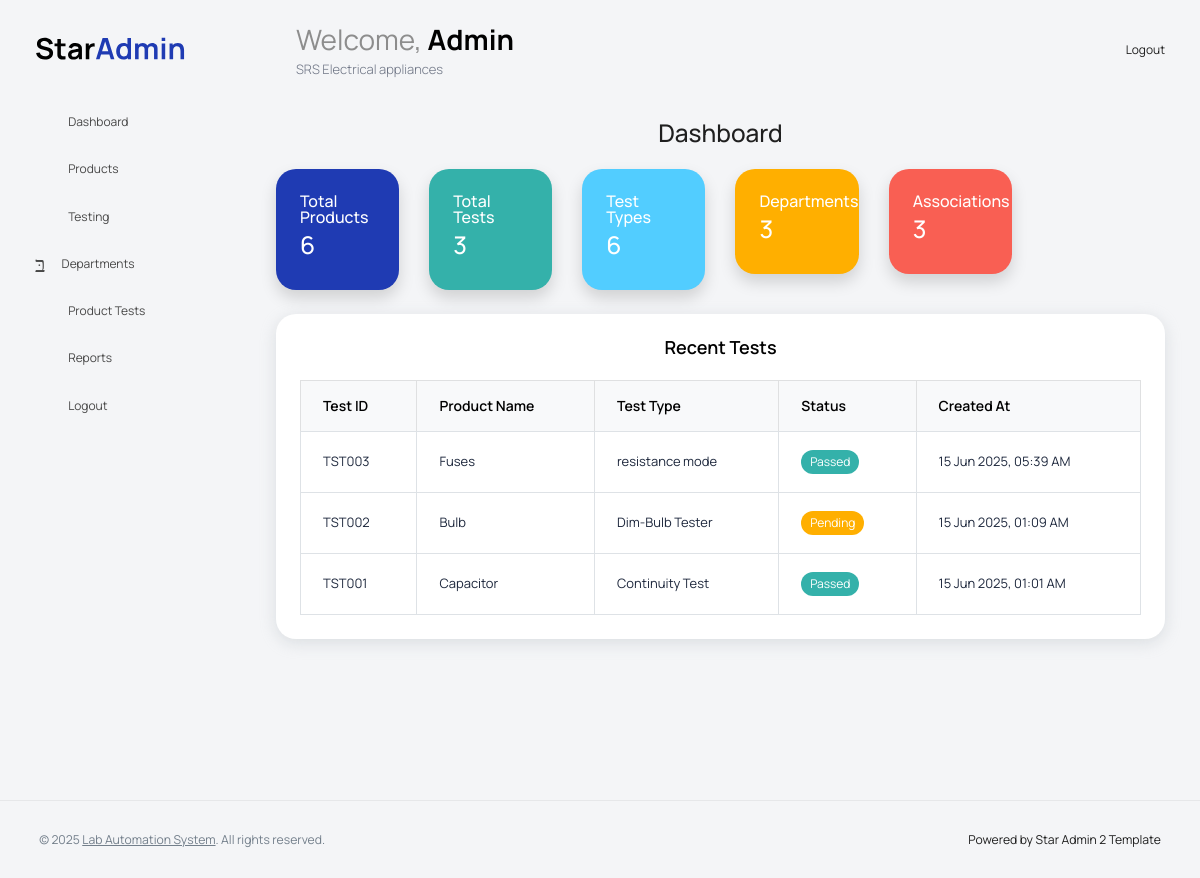
Page /dashboard.php on the committed database.
### tables this page shows
CREATE TABLE `tests` (
  `id` int(11) NOT NULL,
  `test_id` varchar(12) NOT NULL,
  `product_id` varchar(10) DEFAULT NULL,
  `test_type_id` int(11) DEFAULT NULL,
  `tested_by` varchar(100) DEFAULT NULL,
  `STATUS` enum('Passed','Failed','Pending') DEFAULT NULL,
  `remarks` text DEFAULT NULL,
  `criteria` text DEFAULT NULL,
  `observed_output` text DEFAULT NULL,
  `created_at` datetime DEFAULT current_timestamp()
);

CREATE TABLE `products` (
  `id` int(11) NOT NULL,
  `product_id` varchar(10) NOT NULL,
  `product_name` varchar(255) DEFAULT NULL,
  `revision` varchar(10) DEFAULT NULL,
  `manufacture_number` varchar(50) DEFAULT NULL,
  `created_at` datetime DEFAULT current_timestamp()
);

CREATE TABLE `test_types` (
  `id` int(11) NOT NULL,
  `test_name` varchar(100) DEFAULT NULL,
  `description` text DEFAULT NULL
);

### dashboard.php (the view, shortened to what this page needs)
<?php
include("includes/header.php");
$totalProducts = $conn->query("SELECT COUNT(*) AS total FROM products")->fetch_assoc()['total'];
$totalTests = $conn->query("SELECT COUNT(*) AS total FROM tests")->fetch_assoc()['total'];
$totalTestTypes = $conn->query("SELECT COUNT(*) AS total FROM test_types")->fetch_assoc()['total'];
$totalDepartments = $conn->query("SELECT COUNT(*) AS total FROM departments")->fetch_assoc()['total'];
$totalAssociations = $conn->query("SELECT COUNT(*) AS total FROM product_tests")->fetch_assoc()['total'];
$recentTests = $conn->query("
  SELECT t.test_id, p.product_name, tt.test_name, t.status, t.created_at
  FROM tests t
  LEFT JOIN products p ON t.product_id = p.product_id
  LEFT JOIN test_types tt ON t.test_type_id = tt.id
  ORDER BY t.created_at DESC
  LIMIT 5
");
?>
<div class="container-fluid page-body-wrapper">
  <?php include("includes/sidebar.php"); ?>
  <div class="main-panel">
    <div class="content-wrapper">
      <h3 class="mb-4 text-center">Dashboard</h3>
      <div class="row">
        <?php
        $cards = [
          ['title' => 'Total Products', 'count' => $totalProducts, 'icon' => 'box', 'color' => 'primary'],
          ['title' => 'Total Tests', 'count' => $totalTests, 'icon' => 'flask', 'color' => 'success'],
          ['title' => 'Test Types', 'count' => $totalTestTypes, 'icon' => 'clipboard-list', 'color' => 'info'],
          ['title' => 'Departments', 'count' => $totalDepartments, 'icon' => 'building', 'color' => 'warning'],
          ['title' => 'Associations', 'count' => $totalAssociations, 'icon' => 'link', 'color' => 'danger'],
        ];
        foreach ($cards as $card) :
        ?>
          <div class="col-md-4 col-xl-2 mb-4">
            <div class="card bg-<?= $card['color'] ?> text-white shadow">
              <div class="card-body">
                <div class="d-flex justify-content-between align-items-center">
                  <div>
                    <h5><?= $card['title'] ?></h5>
                    <h3><?= $card['count'] ?></h3>
                  </div>
                </div>
              </div>
            </div>
          </div>
        <?php endforeach; ?>
      </div>
      <div class="row">
        <div class="col-lg-12 grid-margin stretch-card">
          <div class="card">
            <div class="card-body">
              <h4 class="card-title text-center mb-4">Recent Tests</h4>
              <div class="table-responsive">
                <table class="table table-bordered text-dark">
                  <thead class="table-light">
                    <tr>
                      <th>Test ID</th>
                      <th>Product Name</th>
                      <th>Test Type</th>
                      <th>Status</th>
                      <th>Created At</th>
                    </tr>
                  </thead>
                  <tbody>
                    <?php if ($recentTests->num_rows > 0) : ?>
                      <?php while ($row = $recentTests->fetch_assoc()) : ?>
                        <tr>
                          <td><?= $row['test_id'] ?></td>
                          <td><?= $row['product_name'] ?></td>
                          <td><?= $row['test_name'] ?></td>
                          <td>
                            <?php
                            $badge = 'secondary';
                            if ($row['status'] === 'Passed') $badge = 'success';
                            elseif ($row['status'] === 'Failed') $badge = 'danger';
                            elseif ($row['status'] === 'Pending') $badge = 'warning';
                            ?>
                            <span class="badge bg-<?= $badge ?>"><?= $row['status'] ?></span>
                          </td>
                          <td><?= date('d M Y, h:i A', strtotime($row['created_at'])) ?></td>
                        </tr>
                      <?php endwhile; ?>
                    <?php else : ?>
                      <tr>
                        <td colspan="5" class="text-center">No recent tests found.</td>
                      </tr>
                    <?php endif; ?>
                  </tbody>
                </table>
              </div>
            </div>
          </div>
        </div>
      </div>
    </div>
  </div>
</div>
<?php include("includes/footer.php"); ?>

### includes/header.php (shortened to what this page needs)
<?php
$admin_name = $_SESSION['admin_name'] ?? 'Admin';
?>
<!DOCTYPE html>
<html lang="en">
<head>
  <link rel="stylesheet" href="<?= BASE_URL ?>assets/vendors/feather/feather.css">
  <link rel="stylesheet" href="<?= BASE_URL ?>assets/vendors/mdi/css/materialdesignicons.min.css">
  <link rel="stylesheet" href="<?= BASE_URL ?>assets/vendors/ti-icons/css/themify-icons.css">
  <link rel="stylesheet" href="<?= BASE_URL ?>assets/vendors/typicons/typicons.css">
  <link rel="stylesheet" href="<?= BASE_URL ?>assets/vendors/simple-line-icons/css/simple-line-icons.css">
  <link rel="stylesheet" href="<?= BASE_URL ?>assets/vendors/css/vendor.bundle.base.css">
  <link rel="stylesheet" href="<?= BASE_URL ?>assets/vendors/datatables.net-bs4/dataTables.bootstrap4.css">
  <link rel="stylesheet" href="<?= BASE_URL ?>assets/js/select.dataTables.min.css">
  <link rel="stylesheet" href="<?= BASE_URL ?>assets/css/vertical-layout-light/style.css">
</head>
<body>
  <div class="container-scroller">
    <nav class="navbar default-layout-navbar col-lg-12 col-12 p-0 fixed-top d-flex flex-row">
      <div class="text-center navbar-brand-wrapper d-flex align-items-center justify-content-center">
        <a class="navbar-brand brand-logo" href="<?= BASE_URL ?>dashboard.php">
          <img src="<?= BASE_URL ?>assets/images/logo.svg" alt="logo" />
        </a>
      </div>
      <div class="navbar-menu-wrapper d-flex align-items-center justify-content-end">
        <ul class="navbar-nav me-lg-2">
          <li class="nav-item d-none d-lg-block">
            <h4 class="mb-0 welcome-text">Welcome, <span class="text-black fw-bold"><?= htmlspecialchars($admin_name) ?></span></h4>
            <span class="fw-light">SRS Electrical appliances </span>
          </li>
        </ul>
        <ul class="navbar-nav navbar-nav-right">
          <li class="nav-item nav-logout d-none d-lg-block">
            <a class="nav-link" href="<?= BASE_URL ?>auth/logout.php">
              <i class="mdi mdi-logout"></i> Logout
            </a>
          </li>
        </ul>
      </div>
    </nav>

### includes/sidebar.php (shortened to what this page needs)
<nav class="sidebar sidebar-offcanvas" id="sidebar">
  <ul class="nav">
    <li class="nav-item">
      <a class="nav-link" href="/lab_automation_system/dashboard.php">
        <i class="mdi mdi-grid-large menu-icon"></i>
        <span class="menu-title">Dashboard</span>
      </a>
    </li>
    <li class="nav-item">
      <a class="nav-link" data-bs-toggle="collapse" href="#ui-basic" aria-expanded="false" aria-controls="ui-basic">
        <i class="menu-icon mdi mdi-floor-plan"></i>
        <span class="menu-title">Products</span>
        <i class="menu-arrow"></i>
      </a>
    </li>
    <li class="nav-item">
      <a class="nav-link" data-bs-toggle="collapse" href="#testingMenu" aria-expanded="false" aria-controls="testingMenu">
        <i class="mdi mdi-flask-outline menu-icon"></i>
        <span class="menu-title">Testing</span>
        <i class="menu-arrow"></i>
      </a>
    </li>
    <li class="nav-item">
      <a class="nav-link" data-bs-toggle="collapse" href="#auth" aria-expanded="false" aria-controls="auth">
        <i class="menu-icon mdi mdi-account-circle-outline"></i>
        <span class="menu-title">Departments</span>
        <i class="menu-arrow"></i>
      </a>
    </li>
    <li class="nav-item">
      <a class="nav-link" data-bs-toggle="collapse" href="#productTestsMenu" aria-expanded="false" aria-controls="productTestsMenu">
        <i class="mdi mdi-flask-outline menu-icon"></i>
        <span class="menu-title">Product Tests</span>
        <i class="menu-arrow"></i>
      </a>
    </li>
    <li class="nav-item">
      <a class="nav-link" href="/lab_automation_system/report.php">
        <i class="mdi mdi-file-chart menu-icon"></i>
        <span class="menu-title">Reports</span>
      </a>
    </li>
    <li class="nav-item">
      <a class="nav-link" href="/lab_automation_system/auth/logout.php">
        <i class="mdi mdi-logout menu-icon"></i>
        <span class="menu-title">Logout</span>
      </a>
    </li>
  </ul>
</nav>

### includes/footer.php (shortened to what this page needs)
<footer class="footer">
  <div class="d-sm-flex justify-content-center justify-content-sm-between">
    <span class="text-muted text-center text-sm-left d-block d-sm-inline-block">
      © <?= date('Y') ?> <a href="#" class="text-muted" target="_blank">Lab Automation System</a>. All rights reserved.
    </span>
    <span class="float-none float-sm-right d-block mt-1 mt-sm-0 text-center">
      Powered by Star Admin 2 Template
    </span>
  </div>
</footer>
</div>
</body>
</html>

### rows in the picture
tests: test "TST003", products.product_name "Fuses", test_type.test_name "resistance mode", STATUS "Passed", created_at "15 Jun 2025, 05:39 AM"
tests: test "TST002", products.product_name "Bulb", test_type.test_name "Dim-Bulb Tester", STATUS "Pending", created_at "15 Jun 2025, 01:09 AM"
tests: test "TST001", products.product_name "Capacitor", test_type.test_name "Continuity Test", STATUS "Passed", created_at "15 Jun 2025, 01:01 AM"

### other values in the picture
$admin_name "Admin"
$card['title'] "Total Products"
$card['count'] "6"
$card['title'] "Total Tests"
$card['count'] "3"
$card['title'] "Test Types"
$card['title'] "Departments"
$card['title'] "Associations"
